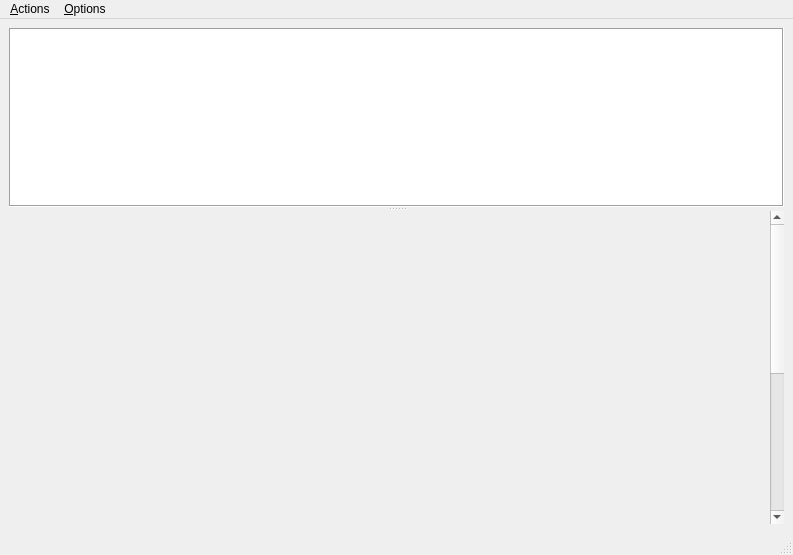
<?xml version="1.0" encoding="UTF-8"?>
<ui version="4.0">
 <class>MainWindow</class>
 <widget class="QMainWindow" name="MainWindow">
  <property name="geometry">
   <rect>
    <x>0</x>
    <y>0</y>
    <width>793</width>
    <height>555</height>
   </rect>
  </property>
  <property name="windowTitle">
   <string>MainWindow</string>
  </property>
  <widget class="QWidget" name="centralwidget">
   <layout class="QVBoxLayout" name="verticalLayout_2">
    <item>
     <widget class="QSplitter" name="splitter">
      <property name="orientation">
       <enum>Qt::Vertical</enum>
      </property>
      <widget class="QTableView" name="tableViewChannels">
       <property name="sizePolicy">
        <sizepolicy hsizetype="Preferred" vsizetype="Preferred">
         <horstretch>0</horstretch>
         <verstretch>0</verstretch>
        </sizepolicy>
       </property>
       <property name="frameShape">
        <enum>QFrame::Box</enum>
       </property>
       <property name="alternatingRowColors">
        <bool>true</bool>
       </property>
       <property name="selectionMode">
        <enum>QAbstractItemView::SingleSelection</enum>
       </property>
       <property name="sortingEnabled">
        <bool>true</bool>
       </property>
      </widget>
      <widget class="QWidget" name="layoutWidget">
       <layout class="QVBoxLayout" name="verticalLayout">
        <item>
         <widget class="QScrollArea" name="scrollAreaImage">
          <property name="frameShape">
           <enum>QFrame::NoFrame</enum>
          </property>
          <property name="frameShadow">
           <enum>QFrame::Sunken</enum>
          </property>
          <property name="widgetResizable">
           <bool>false</bool>
          </property>
          <widget class="QWidget" name="scrollAreaWidgetContents">
           <property name="geometry">
            <rect>
             <x>0</x>
             <y>0</y>
             <width>57</width>
             <height>599</height>
            </rect>
           </property>
           <property name="sizePolicy">
            <sizepolicy hsizetype="Ignored" vsizetype="Ignored">
             <horstretch>0</horstretch>
             <verstretch>0</verstretch>
            </sizepolicy>
           </property>
          </widget>
         </widget>
        </item>
       </layout>
      </widget>
     </widget>
    </item>
   </layout>
  </widget>
  <widget class="QMenuBar" name="menubar">
   <property name="geometry">
    <rect>
     <x>0</x>
     <y>0</y>
     <width>793</width>
     <height>19</height>
    </rect>
   </property>
   <widget class="QMenu" name="menuActions">
    <property name="title">
     <string>&amp;Actions</string>
    </property>
    <addaction name="actionInitialize_from_current_folder"/>
    <addaction name="separator"/>
    <addaction name="actionSet_to_okay"/>
    <addaction name="actionSet_to_edit"/>
    <addaction name="actionSet_to_artifact"/>
    <addaction name="separator"/>
    <addaction name="actionSet_to_response"/>
    <addaction name="actionSet_to_maybe"/>
    <addaction name="actionSet_to_no_response"/>
    <addaction name="separator"/>
    <addaction name="action_Save_classification_to_file"/>
    <addaction name="action_goto_next"/>
   </widget>
   <widget class="QMenu" name="menu_Options">
    <property name="title">
     <string>&amp;Options</string>
    </property>
    <addaction name="action_Fit_image_size"/>
   </widget>
   <addaction name="menuActions"/>
   <addaction name="menu_Options"/>
  </widget>
  <widget class="QStatusBar" name="statusbar"/>
  <action name="actionInitialize_from_current_folder">
   <property name="text">
    <string>&amp;Initialize from current folder</string>
   </property>
   <property name="shortcut">
    <string>Ctrl+I</string>
   </property>
  </action>
  <action name="actionSet_to_artifact">
   <property name="text">
    <string>Set to '&amp;artifact'</string>
   </property>
   <property name="shortcut">
    <string>A</string>
   </property>
  </action>
  <action name="actionSet_to_maybe">
   <property name="text">
    <string>Set to '&amp;maybe response'</string>
   </property>
   <property name="shortcut">
    <string>M</string>
   </property>
  </action>
  <action name="actionSet_to_edit">
   <property name="text">
    <string>Set to 'needs &amp;edit'</string>
   </property>
   <property name="shortcut">
    <string>E</string>
   </property>
  </action>
  <action name="actionSet_to_response">
   <property name="text">
    <string>Set to '&amp;response'</string>
   </property>
   <property name="shortcut">
    <string>R</string>
   </property>
  </action>
  <action name="action_Fit_image_size">
   <property name="checkable">
    <bool>true</bool>
   </property>
   <property name="text">
    <string>&amp;Fit image size</string>
   </property>
  </action>
  <action name="action_Save_classification_to_file">
   <property name="text">
    <string>&amp;Save classification to file</string>
   </property>
   <property name="shortcut">
    <string>Ctrl+S</string>
   </property>
  </action>
  <action name="actionSet_to_no_response">
   <property name="text">
    <string>Set to '&amp;no response'</string>
   </property>
   <property name="shortcut">
    <string>N</string>
   </property>
  </action>
  <action name="actionSet_to_okay">
   <property name="text">
    <string>Set to &amp;okay</string>
   </property>
   <property name="shortcut">
    <string>O</string>
   </property>
  </action>
  <action name="action_goto_next">
   <property name="text">
    <string>Move to next row</string>
   </property>
   <property name="shortcut">
    <string>Space</string>
   </property>
  </action>
 </widget>
 <resources/>
 <connections/>
</ui>
